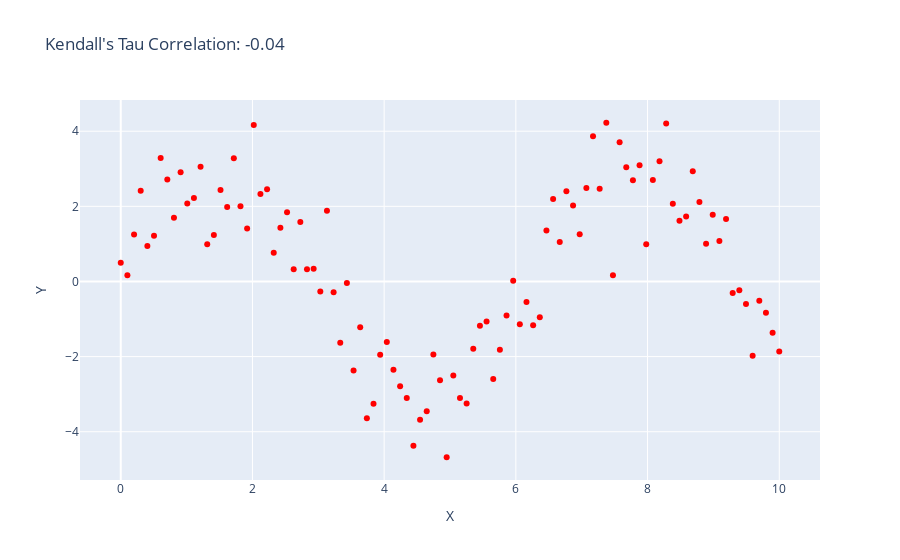

Write notebook code for a chart like this one.
### Markdown cell above
### Python Code Example:

### Code cell
import pandas as pd
import numpy as np
import plotly.graph_objects as go

# Create synthetic dataset
np.random.seed(42)
x = np.linspace(0, 10, 100)
y = 3 * np.sin(x) + np.random.normal(0, 1, 100)

# Convert to DataFrame
df = pd.DataFrame({'x': x, 'y': y})

# Calculate Kendall's Tau correlation
correlation_coefficient = df.corr(method='kendall').loc['x', 'y']

# Scatter plot to visualize the relationship
fig = go.Figure()
fig.add_trace(go.Scatter(x=df['x'], y=df['y'], mode='markers', marker=dict(color='red'),
                         hovertext=df['x']))

fig.update_layout(title=f"Kendall's Tau Correlation: {correlation_coefficient:.2f}",
                  xaxis_title='X',
                  yaxis_title='Y')

fig.show()
